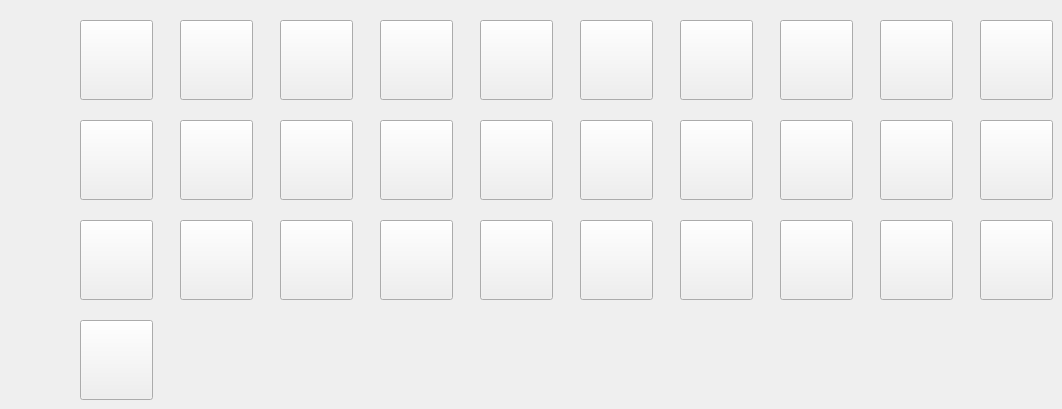
      <widget class="QWidget" name="tab_2">
       <property name="autoFillBackground">
        <bool>true</bool>
       </property>
       <attribute name="title">
        <string>Lancer</string>
       </attribute>
       <widget class="QPushButton" name="servant_cal_070">
        <property name="geometry">
         <rect>
          <x>80</x>
          <y>20</y>
          <width>73</width>
          <height>80</height>
         </rect>
        </property>
        <property name="text">
         <string notr="true"/>
        </property>
        <property name="icon">
         <iconset resource="resource.qrc">
          <normaloff>:/resource/head/070.jpg</normaloff>:/resource/head/070.jpg</iconset>
        </property>
        <property name="iconSize">
         <size>
          <width>80</width>
          <height>80</height>
         </size>
        </property>
        <property name="autoRepeat">
         <bool>false</bool>
        </property>
       </widget>
       <widget class="QPushButton" name="servant_cal_085">
        <property name="geometry">
         <rect>
          <x>180</x>
          <y>20</y>
          <width>73</width>
          <height>80</height>
         </rect>
        </property>
        <property name="text">
         <string notr="true"/>
        </property>
        <property name="icon">
         <iconset resource="resource.qrc">
          <normaloff>:/resource/head/085.jpg</normaloff>:/resource/head/085.jpg</iconset>
        </property>
        <property name="iconSize">
         <size>
          <width>80</width>
          <height>80</height>
         </size>
        </property>
        <property name="autoRepeat">
         <bool>false</bool>
        </property>
       </widget>
       <widget class="QPushButton" name="servant_cal_088">
        <property name="geometry">
         <rect>
          <x>280</x>
          <y>20</y>
          <width>73</width>
          <height>80</height>
         </rect>
        </property>
        <property name="text">
         <string notr="true"/>
        </property>
        <property name="icon">
         <iconset resource="resource.qrc">
          <normaloff>:/resource/head/088.jpg</normaloff>:/resource/head/088.jpg</iconset>
        </property>
        <property name="iconSize">
         <size>
          <width>80</width>
          <height>80</height>
         </size>
        </property>
        <property name="autoRepeat">
         <bool>false</bool>
        </property>
       </widget>
       <widget class="QPushButton" name="servant_cal_119">
        <property name="geometry">
         <rect>
          <x>380</x>
          <y>20</y>
          <width>73</width>
          <height>80</height>
         </rect>
        </property>
        <property name="text">
         <string notr="true"/>
        </property>
        <property name="icon">
         <iconset resource="resource.qrc">
          <normaloff>:/resource/head/119.jpg</normaloff>:/resource/head/119.jpg</iconset>
        </property>
        <property name="iconSize">
         <size>
          <width>80</width>
          <height>80</height>
         </size>
        </property>
        <property name="autoRepeat">
         <bool>false</bool>
        </property>
       </widget>
       <widget class="QPushButton" name="servant_cal_128">
        <property name="geometry">
         <rect>
          <x>480</x>
          <y>20</y>
          <width>73</width>
          <height>80</height>
         </rect>
        </property>
        <property name="text">
         <string notr="true"/>
        </property>
        <property name="icon">
         <iconset resource="resource.qrc">
          <normaloff>:/resource/head/128.jpg</normaloff>:/resource/head/128.jpg</iconset>
        </property>
        <property name="iconSize">
         <size>
          <width>80</width>
          <height>80</height>
         </size>
        </property>
        <property name="autoRepeat">
         <bool>false</bool>
        </property>
       </widget>
       <widget class="QPushButton" name="servant_cal_143">
        <property name="geometry">
         <rect>
          <x>580</x>
          <y>20</y>
          <width>73</width>
          <height>80</height>
         </rect>
        </property>
        <property name="text">
         <string notr="true"/>
        </property>
        <property name="icon">
         <iconset resource="resource.qrc">
          <normaloff>:/resource/head/143.jpg</normaloff>:/resource/head/143.jpg</iconset>
        </property>
        <property name="iconSize">
         <size>
          <width>80</width>
          <height>80</height>
         </size>
        </property>
        <property name="autoRepeat">
         <bool>false</bool>
        </property>
       </widget>
       <widget class="QPushButton" name="servant_cal_196">
        <property name="geometry">
         <rect>
          <x>680</x>
          <y>20</y>
          <width>73</width>
          <height>80</height>
         </rect>
        </property>
        <property name="text">
         <string notr="true"/>
        </property>
        <property name="icon">
         <iconset resource="resource.qrc">
          <normaloff>:/resource/head/196.jpg</normaloff>:/resource/head/196.jpg</iconset>
        </property>
        <property name="iconSize">
         <size>
          <width>80</width>
          <height>80</height>
         </size>
        </property>
        <property name="autoRepeat">
         <bool>false</bool>
        </property>
       </widget>
       <widget class="QPushButton" name="servant_cal_232">
        <property name="geometry">
         <rect>
          <x>780</x>
          <y>20</y>
          <width>73</width>
          <height>80</height>
         </rect>
        </property>
        <property name="text">
         <string notr="true"/>
        </property>
        <property name="icon">
         <iconset resource="resource.qrc">
          <normaloff>:/resource/head/232.jpg</normaloff>:/resource/head/232.jpg</iconset>
        </property>
        <property name="iconSize">
         <size>
          <width>80</width>
          <height>80</height>
         </size>
        </property>
        <property name="autoRepeat">
         <bool>false</bool>
        </property>
       </widget>
       <widget class="QPushButton" name="servant_cal_018">
        <property name="geometry">
         <rect>
          <x>880</x>
          <y>20</y>
          <width>73</width>
          <height>80</height>
         </rect>
        </property>
        <property name="text">
         <string notr="true"/>
        </property>
        <property name="icon">
         <iconset resource="resource.qrc">
          <normaloff>:/resource/head/018.jpg</normaloff>:/resource/head/018.jpg</iconset>
        </property>
        <property name="iconSize">
         <size>
          <width>80</width>
          <height>80</height>
         </size>
        </property>
        <property name="autoRepeat">
         <bool>false</bool>
        </property>
       </widget>
       <widget class="QPushButton" name="servant_cal_078">
        <property name="geometry">
         <rect>
          <x>980</x>
          <y>20</y>
          <width>73</width>
          <height>80</height>
         </rect>
        </property>
        <property name="text">
         <string notr="true"/>
        </property>
        <property name="icon">
         <iconset resource="resource.qrc">
          <normaloff>:/resource/head/078.jpg</normaloff>:/resource/head/078.jpg</iconset>
        </property>
        <property name="iconSize">
         <size>
          <width>80</width>
          <height>80</height>
         </size>
        </property>
        <property name="autoRepeat">
         <bool>false</bool>
        </property>
       </widget>
       <widget class="QPushButton" name="servant_cal_087">
        <property name="geometry">
         <rect>
          <x>80</x>
          <y>120</y>
          <width>73</width>
          <height>80</height>
         </rect>
        </property>
        <property name="text">
         <string notr="true"/>
        </property>
        <property name="icon">
         <iconset resource="resource.qrc">
          <normaloff>:/resource/head/087.jpg</normaloff>:/resource/head/087.jpg</iconset>
        </property>
        <property name="iconSize">
         <size>
          <width>80</width>
          <height>80</height>
         </size>
        </property>
        <property name="autoRepeat">
         <bool>false</bool>
        </property>
       </widget>
       <widget class="QPushButton" name="servant_cal_102">
        <property name="geometry">
         <rect>
          <x>180</x>
          <y>120</y>
          <width>73</width>
          <height>80</height>
         </rect>
        </property>
        <property name="text">
         <string notr="true"/>
        </property>
        <property name="icon">
         <iconset resource="resource.qrc">
          <normaloff>:/resource/head/102.jpg</normaloff>:/resource/head/102.jpg</iconset>
        </property>
        <property name="iconSize">
         <size>
          <width>80</width>
          <height>80</height>
         </size>
        </property>
        <property name="autoRepeat">
         <bool>false</bool>
        </property>
       </widget>
       <widget class="QPushButton" name="servant_cal_134">
        <property name="geometry">
         <rect>
          <x>280</x>
          <y>120</y>
          <width>73</width>
          <height>80</height>
         </rect>
        </property>
        <property name="text">
         <string notr="true"/>
        </property>
        <property name="icon">
         <iconset resource="resource.qrc">
          <normaloff>:/resource/head/134.jpg</normaloff>:/resource/head/134.jpg</iconset>
        </property>
        <property name="iconSize">
         <size>
          <width>80</width>
          <height>80</height>
         </size>
        </property>
        <property name="autoRepeat">
         <bool>false</bool>
        </property>
       </widget>
       <widget class="QPushButton" name="servant_cal_140">
        <property name="geometry">
         <rect>
          <x>380</x>
          <y>120</y>
          <width>73</width>
          <height>80</height>
         </rect>
        </property>
        <property name="text">
         <string notr="true"/>
        </property>
        <property name="icon">
         <iconset resource="resource.qrc">
          <normaloff>:/resource/head/140.jpg</normaloff>:/resource/head/140.jpg</iconset>
        </property>
        <property name="iconSize">
         <size>
          <width>80</width>
          <height>80</height>
         </size>
        </property>
        <property name="autoRepeat">
         <bool>false</bool>
        </property>
       </widget>
       <widget class="QPushButton" name="servant_cal_141">
        <property name="geometry">
         <rect>
          <x>480</x>
          <y>120</y>
          <width>73</width>
          <height>80</height>
         </rect>
        </property>
        <property name="text">
         <string notr="true"/>
        </property>
        <property name="icon">
         <iconset resource="resource.qrc">
          <normaloff>:/resource/head/141.jpg</normaloff>:/resource/head/141.jpg</iconset>
        </property>
        <property name="iconSize">
         <size>
          <width>80</width>
          <height>80</height>
         </size>
        </property>
        <property name="autoRepeat">
         <bool>false</bool>
        </property>
       </widget>
       <widget class="QPushButton" name="servant_cal_146">
        <property name="geometry">
         <rect>
          <x>580</x>
          <y>120</y>
          <width>73</width>
          <height>80</height>
         </rect>
        </property>
        <property name="text">
         <string notr="true"/>
        </property>
        <property name="icon">
         <iconset resource="resource.qrc">
          <normaloff>:/resource/head/146.jpg</normaloff>:/resource/head/146.jpg</iconset>
        </property>
        <property name="iconSize">
         <size>
          <width>80</width>
          <height>80</height>
         </size>
        </property>
        <property name="autoRepeat">
         <bool>false</bool>
        </property>
       </widget>
       <widget class="QPushButton" name="servant_cal_181">
        <property name="geometry">
         <rect>
          <x>680</x>
          <y>120</y>
          <width>73</width>
          <height>80</height>
         </rect>
        </property>
        <property name="text">
         <string notr="true"/>
        </property>
        <property name="icon">
         <iconset resource="resource.qrc">
          <normaloff>:/resource/head/181.jpg</normaloff>:/resource/head/181.jpg</iconset>
        </property>
        <property name="iconSize">
         <size>
          <width>80</width>
          <height>80</height>
         </size>
        </property>
        <property name="autoRepeat">
         <bool>false</bool>
        </property>
       </widget>
       <widget class="QPushButton" name="servant_cal_183">
        <property name="geometry">
         <rect>
          <x>780</x>
          <y>120</y>
          <width>73</width>
          <height>80</height>
         </rect>
        </property>
        <property name="text">
         <string notr="true"/>
        </property>
        <property name="icon">
         <iconset resource="resource.qrc">
          <normaloff>:/resource/head/183.jpg</normaloff>:/resource/head/183.jpg</iconset>
        </property>
        <property name="iconSize">
         <size>
          <width>80</width>
          <height>80</height>
         </size>
        </property>
        <property name="autoRepeat">
         <bool>false</bool>
        </property>
       </widget>
       <widget class="QPushButton" name="servant_cal_193">
        <property name="geometry">
         <rect>
          <x>880</x>
          <y>120</y>
          <width>73</width>
          <height>80</height>
         </rect>
        </property>
        <property name="text">
         <string notr="true"/>
        </property>
        <property name="icon">
         <iconset resource="resource.qrc">
          <normaloff>:/resource/head/193.jpg</normaloff>:/resource/head/193.jpg</iconset>
        </property>
        <property name="iconSize">
         <size>
          <width>80</width>
          <height>80</height>
         </size>
        </property>
        <property name="autoRepeat">
         <bool>false</bool>
        </property>
       </widget>
       <widget class="QPushButton" name="servant_cal_214">
        <property name="geometry">
         <rect>
          <x>980</x>
          <y>120</y>
          <width>73</width>
          <height>80</height>
         </rect>
        </property>
        <property name="text">
         <string notr="true"/>
        </property>
        <property name="icon">
         <iconset resource="resource.qrc">
          <normaloff>:/resource/head/214.jpg</normaloff>:/resource/head/214.jpg</iconset>
        </property>
        <property name="iconSize">
         <size>
          <width>80</width>
          <height>80</height>
         </size>
        </property>
        <property name="autoRepeat">
         <bool>false</bool>
        </property>
       </widget>
       <widget class="QPushButton" name="servant_cal_217">
        <property name="geometry">
         <rect>
          <x>80</x>
          <y>220</y>
          <width>73</width>
          <height>80</height>
         </rect>
        </property>
        <property name="text">
         <string notr="true"/>
        </property>
        <property name="icon">
         <iconset resource="resource.qrc">
          <normaloff>:/resource/head/217.jpg</normaloff>:/resource/head/217.jpg</iconset>
        </property>
        <property name="iconSize">
         <size>
          <width>80</width>
          <height>80</height>
         </size>
        </property>
        <property name="autoRepeat">
         <bool>false</bool>
        </property>
       </widget>
       <widget class="QPushButton" name="servant_cal_228">
        <property name="geometry">
         <rect>
          <x>180</x>
          <y>220</y>
          <width>73</width>
          <height>80</height>
         </rect>
        </property>
        <property name="text">
         <string notr="true"/>
        </property>
        <property name="icon">
         <iconset resource="resource.qrc">
          <normaloff>:/resource/head/228.jpg</normaloff>:/resource/head/228.jpg</iconset>
        </property>
        <property name="iconSize">
         <size>
          <width>80</width>
          <height>80</height>
         </size>
        </property>
        <property name="autoRepeat">
         <bool>false</bool>
        </property>
       </widget>
       <widget class="QPushButton" name="servant_cal_017">
        <property name="geometry">
         <rect>
          <x>280</x>
          <y>220</y>
          <width>73</width>
          <height>80</height>
         </rect>
        </property>
        <property name="text">
         <string notr="true"/>
        </property>
        <property name="icon">
         <iconset resource="resource.qrc">
          <normaloff>:/resource/head/017.jpg</normaloff>:/resource/head/017.jpg</iconset>
        </property>
        <property name="iconSize">
         <size>
          <width>80</width>
          <height>80</height>
         </size>
        </property>
        <property name="autoRepeat">
         <bool>false</bool>
        </property>
       </widget>
       <widget class="QPushButton" name="servant_cal_020">
        <property name="geometry">
         <rect>
          <x>380</x>
          <y>220</y>
          <width>73</width>
          <height>80</height>
         </rect>
        </property>
        <property name="text">
         <string notr="true"/>
        </property>
        <property name="icon">
         <iconset resource="resource.qrc">
          <normaloff>:/resource/head/020.jpg</normaloff>:/resource/head/020.jpg</iconset>
        </property>
        <property name="iconSize">
         <size>
          <width>80</width>
          <height>80</height>
         </size>
        </property>
        <property name="autoRepeat">
         <bool>false</bool>
        </property>
       </widget>
       <widget class="QPushButton" name="servant_cal_022">
        <property name="geometry">
         <rect>
          <x>480</x>
          <y>220</y>
          <width>73</width>
          <height>80</height>
         </rect>
        </property>
        <property name="text">
         <string notr="true"/>
        </property>
        <property name="icon">
         <iconset resource="resource.qrc">
          <normaloff>:/resource/head/022.jpg</normaloff>:/resource/head/022.jpg</iconset>
        </property>
        <property name="iconSize">
         <size>
          <width>80</width>
          <height>80</height>
         </size>
        </property>
        <property name="autoRepeat">
         <bool>false</bool>
        </property>
       </widget>
       <widget class="QPushButton" name="servant_cal_064">
        <property name="geometry">
         <rect>
          <x>580</x>
          <y>220</y>
          <width>73</width>
          <height>80</height>
         </rect>
        </property>
        <property name="text">
         <string notr="true"/>
        </property>
        <property name="icon">
         <iconset resource="resource.qrc">
          <normaloff>:/resource/head/064.jpg</normaloff>:/resource/head/064.jpg</iconset>
        </property>
        <property name="iconSize">
         <size>
          <width>80</width>
          <height>80</height>
         </size>
        </property>
        <property name="autoRepeat">
         <bool>false</bool>
        </property>
       </widget>
       <widget class="QPushButton" name="servant_cal_071">
        <property name="geometry">
         <rect>
          <x>680</x>
          <y>220</y>
          <width>73</width>
          <height>80</height>
         </rect>
        </property>
        <property name="text">
         <string notr="true"/>
        </property>
        <property name="icon">
         <iconset resource="resource.qrc">
          <normaloff>:/resource/head/071.jpg</normaloff>:/resource/head/071.jpg</iconset>
        </property>
        <property name="iconSize">
         <size>
          <width>80</width>
          <height>80</height>
         </size>
        </property>
        <property name="autoRepeat">
         <bool>false</bool>
        </property>
       </widget>
       <widget class="QPushButton" name="servant_cal_148">
        <property name="geometry">
         <rect>
          <x>780</x>
          <y>220</y>
          <width>73</width>
          <height>80</height>
         </rect>
        </property>
        <property name="text">
         <string notr="true"/>
        </property>
        <property name="icon">
         <iconset resource="resource.qrc">
          <normaloff>:/resource/head/148.jpg</normaloff>:/resource/head/148.jpg</iconset>
        </property>
        <property name="iconSize">
         <size>
          <width>80</width>
          <height>80</height>
         </size>
        </property>
        <property name="autoRepeat">
         <bool>false</bool>
        </property>
       </widget>
       <widget class="QPushButton" name="servant_cal_186">
        <property name="geometry">
         <rect>
          <x>880</x>
          <y>220</y>
          <width>73</width>
          <height>80</height>
         </rect>
        </property>
        <property name="text">
         <string notr="true"/>
        </property>
        <property name="icon">
         <iconset resource="resource.qrc">
          <normaloff>:/resource/head/186.jpg</normaloff>:/resource/head/186.jpg</iconset>
        </property>
        <property name="iconSize">
         <size>
          <width>80</width>
          <height>80</height>
         </size>
        </property>
        <property name="autoRepeat">
         <bool>false</bool>
        </property>
       </widget>
       <widget class="QPushButton" name="servant_cal_019">
        <property name="geometry">
         <rect>
          <x>980</x>
          <y>220</y>
          <width>73</width>
          <height>80</height>
         </rect>
        </property>
        <property name="text">
         <string notr="true"/>
        </property>
        <property name="icon">
         <iconset resource="resource.qrc">
          <normaloff>:/resource/head/019.jpg</normaloff>:/resource/head/019.jpg</iconset>
        </property>
        <property name="iconSize">
         <size>
          <width>80</width>
          <height>80</height>
         </size>
        </property>
        <property name="autoRepeat">
         <bool>false</bool>
        </property>
       </widget>
       <widget class="QPushButton" name="servant_cal_021">
        <property name="geometry">
         <rect>
          <x>80</x>
          <y>320</y>
          <width>73</width>
          <height>80</height>
         </rect>
        </property>
        <property name="text">
         <string notr="true"/>
        </property>
        <property name="icon">
         <iconset resource="resource.qrc">
          <normaloff>:/resource/head/021.jpg</normaloff>:/resource/head/021.jpg</iconset>
        </property>
        <property name="iconSize">
         <size>
          <width>80</width>
          <height>80</height>
         </size>
        </property>
        <property name="autoRepeat">
         <bool>false</bool>
        </property>
       </widget>
      </widget>
